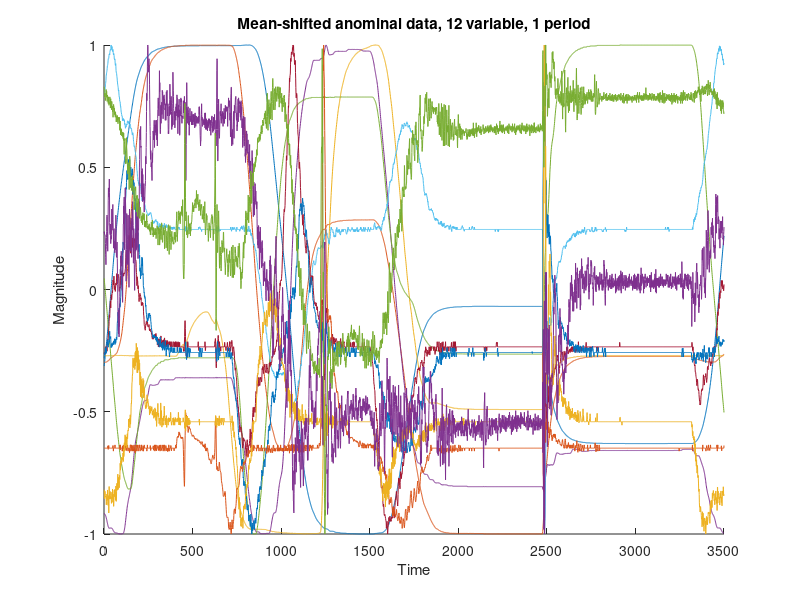

The MATLAB script that drew this image:
clc
clear
load('Pre-processed_variables_M_ano.mat')

for i = 1:12
    Selected_Variable_1_Period(:,i) = 2 * (Selected_Variable_1_Period(:,i) - min(Selected_Variable_1_Period(:,i))) / (range(Selected_Variable_1_Period(:,i))) - 1;
end

period = 1:3500;

var1 = Selected_Variable_1_Period(:,1);
var2 = Selected_Variable_1_Period(:,2);
var3 = Selected_Variable_1_Period(:,3);
var4 = Selected_Variable_1_Period(:,4);
var5 = Selected_Variable_1_Period(:,5);
var6 = Selected_Variable_1_Period(:,6);
var7 = Selected_Variable_1_Period(:,7);
var8 = Selected_Variable_1_Period(:,8);
var9 = Selected_Variable_1_Period(:,9);
var10 = Selected_Variable_1_Period(:,10);
var11 = Selected_Variable_1_Period(:,11);
var12 = Selected_Variable_1_Period(:,12);

hold on
plot(period,var1)
plot(period,var2)
plot(period,var3)
plot(period,var4)
plot(period,var5)
plot(period,var6)
plot(period,var7)
plot(period,var8)
plot(period,var9)
plot(period,var10)
plot(period,var11)
plot(period,var12)

title('Mean-shifted anominal data, 12 variable, 1 period')
xlabel('Time')
ylabel('Magnitude')